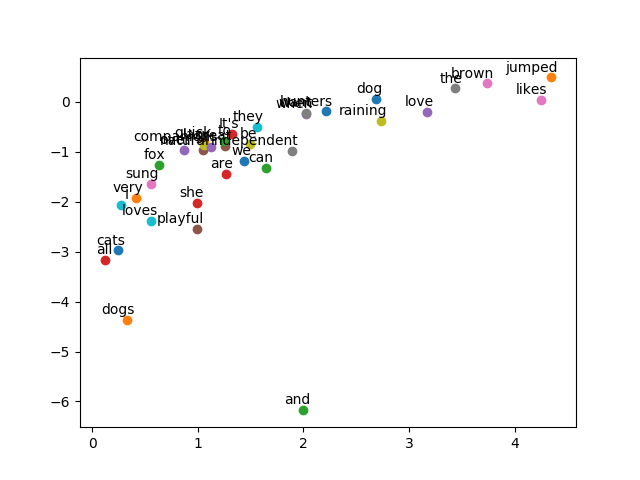

The Python source for this figure:
import collections
import numpy as np
import tensorflow as tf
import matplotlib
matplotlib.use('Agg')
import matplotlib.pyplot as plt
from pprint import pprint

batch_size = 20

# Dimension of the embedding vector - 2 is too small to get any meaningful embeddings,
# but let's make it 2 for simple visualization
embedding_size = 2

# Number of negative examples to sample
num_sampled = 15

# Sample sentences
sentences = ["the quick brown fox jumped over the lazy dog",
            "I love cats and dogs",
            "we all love cats and dogs",
            "cats and dogs are great",
            "sung likes cats",
            "she loves dogs",
            "cats can be very independent",
            "cats are great companions when they want to be",
            "cats are playful",
            "cats are natural hunters",
            "It's raining cats and dogs",
            "dogs and cats love sung"]

# Contenate all words across all sentences into one, big list
words = " ".join(sentences).split()

# Convert the `words` list into a list of tuples, which associates each unique word with a count
count = collections.Counter(words).most_common()
print ("Word count", count[:5])

# Build dictionaries
rdic = [i[0] for i in count]
dic = {w: i for i, w in enumerate(rdic)}    # Dictionary that maps: word -> unique ID
vocabulary_size = len(dic)

# Make indexed word data
data = [dic[word] for word in words]
print('Sample data', data[:10], [rdic[t] for t in data[:10]])

# Let's make a training data for window size 1 for simplicity
# ([the, brown], quick), ([quick, fox], brown), ([brown, jumped], fox), ...
cbow_pairs = [];
for i in range(1, len(data)-1) :
    cbow_pairs.append([[data[i-1], data[i+1]], data[i]]);
print('Context pairs', cbow_pairs[:10])

# Let's make skip-gram pairs: (quick, the), (quick, brown), (brown, quick), (brown, fox), ...
skip_gram_pairs = [];
for c in cbow_pairs:
    skip_gram_pairs.append([c[1], c[0][0]])
    skip_gram_pairs.append([c[1], c[0][1]])
print('Skip-gram pairs', skip_gram_pairs[:5])

def generate_batch(size):
    assert size < len(skip_gram_pairs)
    x_data= []
    y_data = []
    r = np.random.choice(range(len(skip_gram_pairs)), size, replace=False)
    for i in r:
        x_data.append(skip_gram_pairs[i][0])    # n dim
        y_data.append([skip_gram_pairs[i][1]])  # n, 1 dim

    return x_data, y_data

# generate_batch test
print ('Batches (x, y)', generate_batch(3))

# Reshape data into [batch_size, 1] for nn.nce_loss
train_inputs = tf.placeholder(tf.int32, shape=[batch_size])
train_labels = tf.placeholder(tf.int32, shape=[batch_size, 1])

with tf.device('/cpu:0'):
    # Look up embeddings for inputs
    embeddings = tf.Variable(tf.random_uniform([vocabulary_size, embedding_size], -1.0, 1.0))
    embed = tf.nn.embedding_lookup(embeddings, train_inputs)

# Construct the variables for the NCE loss
nce_weights = tf.Variable(tf.random_uniform([vocabulary_size, embedding_size], -1.0, 1.0))
nce_biases = tf.Variable(tf.zeros([vocabulary_size]))

# Compute the average NCE loss for the batch
# This does the magic: tf.nn.nce_loss(weights, biases, inputs, labels, num_sampled, num_classes ...)
# It automatically draws negative samples when we evaluate the loss
loss = tf.reduce_mean(tf.nn.nce_loss(nce_weights, nce_biases, train_labels, embed, num_sampled, vocabulary_size))
train_op = tf.train.AdamOptimizer(1e-3).minimize(loss)

with tf.Session() as sess:
    tf.global_variables_initializer().run()

    for step in range(12000):
        batch_inputs, batch_labels = generate_batch(batch_size)
        _, loss_val = sess.run([train_op, loss], feed_dict={train_inputs: batch_inputs, train_labels: batch_labels})

        if step % 100 == 0:
          print("Loss at ", step, loss_val)

    # Final embeddings are ready for you to use
    trained_embeddings = embeddings.eval()

# Show word2vec if 2-dimensional
if trained_embeddings.shape[1] == 2:
    labels = rdic
    for i, label in enumerate(labels):
        x, y = trained_embeddings[i, :]
        plt.scatter(x, y)
        plt.annotate(label, xy=(x, y), xytext=(5, 2), textcoords='offset points', ha='right', va='bottom')
    plt.savefig("word2vec.png")
